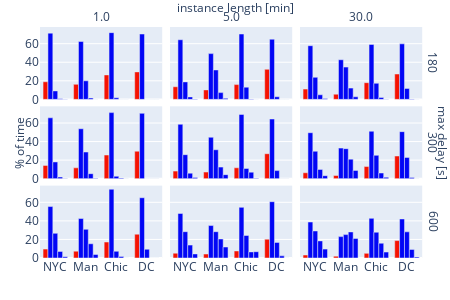

This figure's notebook cell:
### Code cell
def get_occupancy_histogram(width: int, height: int, oc_df: pd.DataFrame) -> go.Figure:
    fig = px.bar(
        oc_df,
        x="area",
        y="percent",
        facet_row="max_delay",
        facet_col="duration_minutes",
        color="oc_str",
        barmode='group',
        width=width,
        height=height,
        color_discrete_sequence=['#f51302', '#0206f5', '#0206f5', '#0206f5', '#0206f5', '#0206f5'],
    )

    # fig.update_yaxes(matches=None)
    # make the facet labels nicer
    fig.for_each_annotation(lambda a: a.update(text=a.text.split("=")[-1]))

    # shared axes titles
    fig.for_each_yaxis(lambda y: y.update(title = ''))
    fig.add_annotation(x=-0.08, y=0.5, text="% of time", textangle=-90, xref="paper", yref="paper", showarrow=False)
    fig.for_each_xaxis(lambda y: y.update(title = ''))
    # fig.add_annotation(x=0.5, y=-0.12, text="Occupancy",  xref="paper", yref="paper", showarrow=False)

    fig.add_annotation(x=1.06, y=0.5, text="max delay [s]", textangle=90, xref="paper", yref="paper", showarrow=False)
    fig.add_annotation(x=0.5, y=1.13, text="instance length [min]",  xref="paper", yref="paper", showarrow=False)


# legend style
    fig.update_layout(
        showlegend=False
        # orientation="h",
        # title="Occupancy:",
        # y=1.18,
        # xanchor="center",
        # x=0.5,
    )

    # ticks for all occupancy values
    # fig.update_xaxes(dtick=1)

    # custom city tick labels
    fig.update_xaxes(tickvals=[0, 1, 2, 3], ticktext=['NYC', 'Man', 'Chic', 'DC'])
    # fig.for_each_xaxis(lambda x: x.update(ticktext=['NYC, Man, Ch, DC']))


    fig.update_layout(
        margin=dict(l=0,r=20,b=0,t=27)
    )

    return fig

fig = get_occupancy_histogram(450, 300, occupancy_df_ih_red)
fig

### Figure 1 — Plotly figure (JSON) as saved in the notebook; plotly's stock layout.template omitted (floating-point values rounded to 4 significant figures)
{"data": [{"alignmentgroup": "True", "hovertemplate": "oc_str=0<br>max_delay=180<br>duration_minutes=1.0<br>area=%{x}<br>percent=%{y}<extra></extra>", "legendgroup": "0", "marker": {"color": "#f51302", "pattern": {"shape": ""}}, "name": "0", "offsetgroup": "0", "orientation": "v", "showlegend": true, "textposition": "auto", "x": ["NYC", "Manhattan", "Chicago", "DC"], "xaxis": "x7", "y": [18.96, 16.2, 26.35, 29.61], "yaxis": "y7", "type": "bar"}, {"alignmentgroup": "True", "hovertemplate": "oc_str=0<br>max_delay=180<br>duration_minutes=5.0<br>area=%{x}<br>percent=%{y}<extra></extra>", "legendgroup": "0", "marker": {"color": "#f51302", "pattern": {"shape": ""}}, "name": "0", "offsetgroup": "0", "orientation": "v", "showlegend": false, "textposition": "auto", "x": ["NYC", "Manhattan", "Chicago", "DC"], "xaxis": "x8", "y": [13.6, 10.24, 15.93, 32.38], "yaxis": "y8", "type": "bar"}, {"alignmentgroup": "True", "hovertemplate": "oc_str=0<br>max_delay=180<br>duration_minutes=30.0<br>area=%{x}<br>percent=%{y}<extra></extra>", "legendgroup": "0", "marker": {"color": "#f51302", "pattern": {"shape": ""}}, "name": "0", "offsetgroup": "0", "orientation": "v", "showlegend": false, "textposition": "auto", "x": ["NYC", "Manhattan", "Chicago", "DC"], "xaxis": "x9", "y": [11.06, 5.605, 17.96, 27.34], "yaxis": "y9", "type": "bar"}, {"alignmentgroup": "True", "hovertemplate": "oc_str=0<br>max_delay=300<br>duration_minutes=1.0<br>area=%{x}<br>percent=%{y}<extra></extra>", "legendgroup": "0", "marker": {"color": "#f51302", "pattern": {"shape": ""}}, "name": "0", "offsetgroup": "0", "orientation": "v", "showlegend": false, "textposition": "auto", "x": ["NYC", "Manhattan", "Chicago", "DC"], "xaxis": "x4", "y": [14.32, 11.69, 25.5, 29.61], "yaxis": "y4", "type": "bar"}, {"alignmentgroup": "True", "hovertemplate": "oc_str=0<br>max_delay=300<br>duration_minutes=5.0<br>area=%{x}<br>percent=%{y}<extra></extra>", "legendgroup": "0", "marker": {"color": "#f51302", "pattern": {"shape": ""}}, "name": "0", "offsetgroup": "0", "orientation": "v", "showlegend": false, "textposition": "auto", "x": ["NYC", "Manhattan", "Chicago", "DC"], "xaxis": "x5", "y": [8.168, 7.138, 11.73, 26.9], "yaxis": "y5", "type": "bar"}, {"alignmentgroup": "True", "hovertemplate": "oc_str=0<br>max_delay=300<br>duration_minutes=30.0<br>area=%{x}<br>percent=%{y}<extra></extra>", "legendgroup": "0", "marker": {"color": "#f51302", "pattern": {"shape": ""}}, "name": "0", "offsetgroup": "0", "orientation": "v", "showlegend": false, "textposition": "auto", "x": ["NYC", "Manhattan", "Chicago", "DC"], "xaxis": "x6", "y": [6.393, 3.443, 13.08, 24.44], "yaxis": "y6", "type": "bar"}, {"alignmentgroup": "True", "hovertemplate": "oc_str=0<br>max_delay=600<br>duration_minutes=1.0<br>area=%{x}<br>percent=%{y}<extra></extra>", "legendgroup": "0", "marker": {"color": "#f51302", "pattern": {"shape": ""}}, "name": "0", "offsetgroup": "0", "orientation": "v", "showlegend": false, "textposition": "auto", "x": ["NYC", "Manhattan", "Chicago", "DC"], "xaxis": "x", "y": [9.577, 7.401, 17.2, 25.64], "yaxis": "y", "type": "bar"}, {"alignmentgroup": "True", "hovertemplate": "oc_str=0<br>max_delay=600<br>duration_minutes=5.0<br>area=%{x}<br>percent=%{y}<extra></extra>", "legendgroup": "0", "marker": {"color": "#f51302", "pattern": {"shape": ""}}, "name": "0", "offsetgroup": "0", "orientation": "v", "showlegend": false, "textposition": "auto", "x": ["NYC", "Manhattan", "Chicago", "DC"], "xaxis": "x2", "y": [5.194, 4.279, 7.599, 20.25], "yaxis": "y2", "type": "bar"}, {"alignmentgroup": "True", "hovertemplate": "oc_str=0<br>max_delay=600<br>duration_minutes=30.0<br>area=%{x}<br>percent=%{y}<extra></extra>", "legendgroup": "0", "marker": {"color": "#f51302", "pattern": {"shape": ""}}, "name": "0", "offsetgroup": "0", "orientation": "v", "showlegend": false, "textposition": "auto", "x": ["NYC", "Manhattan", "Chicago", "DC"], "xaxis": "x3", "y": [3.209, 2.01, 4.986, 18.75], "yaxis": "y3", "type": "bar"}, {"alignmentgroup": "True", "hovertemplate": "oc_str=1<br>max_delay=180<br>duration_minutes=1.0<br>area=%{x}<br>percent=%{y}<extra></extra>", "legendgroup": "1", "marker": {"color": "#0206f5", "pattern": {"shape": ""}}, "name": "1", "offsetgroup": "1", "orientation": "v", "showlegend": true, "textposition": "auto", "x": ["NYC", "Manhattan", "Chicago", "DC"], "xaxis": "x7", "y": [71.35, 62.36, 71.9, 70.39], "yaxis": "y7", "type": "bar"}, {"alignmentgroup": "True", "hovertemplate": "oc_str=1<br>max_delay=180<br>duration_minutes=5.0<br>area=%{x}<br>percent=%{y}<extra></extra>", "legendgroup": "1", "marker": {"color": "#0206f5", "pattern": {"shape": ""}}, "name": "1", "offsetgroup": "1", "orientation": "v", "showlegend": false, "textposition": "auto", "x": ["NYC", "Manhattan", "Chicago", "DC"], "xaxis": "x8", "y": [64.25, 49.29, 70.39, 64.82], "yaxis": "y8", "type": "bar"}, {"alignmentgroup": "True", "hovertemplate": "oc_str=1<br>max_delay=180<br>duration_minutes=30.0<br>area=%{x}<br>percent=%{y}<extra></extra>", "legendgroup": "1", "marker": {"color": "#0206f5", "pattern": {"shape": ""}}, "name": "1", "offsetgroup": "1", "orientation": "v", "showlegend": false, "textposition": "auto", "x": ["NYC", "Manhattan", "Chicago", "DC"], "xaxis": "x9", "y": [57.81, 42.72, 59.18, 59.82], "yaxis": "y9", "type": "bar"}, {"alignmentgroup": "True", "hovertemplate": "oc_str=1<br>max_delay=300<br>duration_minutes=1.0<br>area=%{x}<br>percent=%{y}<extra></extra>", "legendgroup": "1", "marker": {"color": "#0206f5", "pattern": {"shape": ""}}, "name": "1", "offsetgroup": "1", "orientation": "v", "showlegend": false, "textposition": "auto", "x": ["NYC", "Manhattan", "Chicago", "DC"], "xaxis": "x4", "y": [65.58, 53.79, 71.16, 70.39], "yaxis": "y4", "type": "bar"}, {"alignmentgroup": "True", "hovertemplate": "oc_str=1<br>max_delay=300<br>duration_minutes=5.0<br>area=%{x}<br>percent=%{y}<extra></extra>", "legendgroup": "1", "marker": {"color": "#0206f5", "pattern": {"shape": ""}}, "name": "1", "offsetgroup": "1", "orientation": "v", "showlegend": false, "textposition": "auto", "x": ["NYC", "Manhattan", "Chicago", "DC"], "xaxis": "x5", "y": [58.59, 44.62, 69.23, 64.29], "yaxis": "y5", "type": "bar"}, {"alignmentgroup": "True", "hovertemplate": "oc_str=1<br>max_delay=300<br>duration_minutes=30.0<br>area=%{x}<br>percent=%{y}<extra></extra>", "legendgroup": "1", "marker": {"color": "#0206f5", "pattern": {"shape": ""}}, "name": "1", "offsetgroup": "1", "orientation": "v", "showlegend": false, "textposition": "auto", "x": ["NYC", "Manhattan", "Chicago", "DC"], "xaxis": "x6", "y": [49.53, 32.94, 51.09, 50.69], "yaxis": "y6", "type": "bar"}, {"alignmentgroup": "True", "hovertemplate": "oc_str=1<br>max_delay=600<br>duration_minutes=1.0<br>area=%{x}<br>percent=%{y}<extra></extra>", "legendgroup": "1", "marker": {"color": "#0206f5", "pattern": {"shape": ""}}, "name": "1", "offsetgroup": "1", "orientation": "v", "showlegend": false, "textposition": "auto", "x": ["NYC", "Manhattan", "Chicago", "DC"], "xaxis": "x", "y": [55.4, 42.53, 74.06, 64.91], "yaxis": "y", "type": "bar"}, {"alignmentgroup": "True", "hovertemplate": "oc_str=1<br>max_delay=600<br>duration_minutes=5.0<br>area=%{x}<br>percent=%{y}<extra></extra>", "legendgroup": "1", "marker": {"color": "#0206f5", "pattern": {"shape": ""}}, "name": "1", "offsetgroup": "1", "orientation": "v", "showlegend": false, "textposition": "auto", "x": ["NYC", "Manhattan", "Chicago", "DC"], "xaxis": "x2", "y": [48.0, 34.94, 54.53, 60.65], "yaxis": "y2", "type": "bar"}, {"alignmentgroup": "True", "hovertemplate": "oc_str=1<br>max_delay=600<br>duration_minutes=30.0<br>area=%{x}<br>percent=%{y}<extra></extra>", "legendgroup": "1", "marker": {"color": "#0206f5", "pattern": {"shape": ""}}, "name": "1", "offsetgroup": "1", "orientation": "v", "showlegend": false, "textposition": "auto", "x": ["NYC", "Manhattan", "Chicago", "DC"], "xaxis": "x3", "y": [38.75, 23.03, 42.7, 42.08], "yaxis": "y3", "type": "bar"}, {"alignmentgroup": "True", "hovertemplate": "oc_str=2<br>max_delay=180<br>duration_minutes=1.0<br>area=%{x}<br>percent=%{y}<extra></extra>", "legendgroup": "2", "marker": {"color": "#0206f5", "pattern": {"shape": ""}}, "name": "2", "offsetgroup": "2", "orientation": "v", "showlegend": true, "textposition": "auto", "x": ["NYC", "Manhattan", "Chicago", "DC"], "xaxis": "x7", "y": [9.129, 20.01, 1.752, 0.0], "yaxis": "y7", "type": "bar"}, {"alignmentgroup": "True", "hovertemplate": "oc_str=2<br>max_delay=180<br>duration_minutes=5.0<br>area=%{x}<br>percent=%{y}<extra></extra>", "legendgroup": "2", "marker": {"color": "#0206f5", "pattern": {"shape": ""}}, "name": "2", "offsetgroup": "2", "orientation": "v", "showlegend": false, "textposition": "auto", "x": ["NYC", "Manhattan", "Chicago", "DC"], "xaxis": "x8", "y": [18.85, 31.71, 13.16, 2.799], "yaxis": "y8", "type": "bar"}, {"alignmentgroup": "True", "hovertemplate": "oc_str=2<br>max_delay=180<br>duration_minutes=30.0<br>area=%{x}<br>percent=%{y}<extra></extra>", "legendgroup": "2", "marker": {"color": "#0206f5", "pattern": {"shape": ""}}, "name": "2", "offsetgroup": "2", "orientation": "v", "showlegend": false, "textposition": "auto", "x": ["NYC", "Manhattan", "Chicago", "DC"], "xaxis": "x9", "y": [23.77, 34.77, 17.33, 11.85], "yaxis": "y9", "type": "bar"}, {"alignmentgroup": "True", "hovertemplate": "oc_str=2<br>max_delay=300<br>duration_minutes=1.0<br>area=%{x}<br>percent=%{y}<extra></extra>", "legendgroup": "2", "marker": {"color": "#0206f5", "pattern": {"shape": ""}}, "name": "2", "offsetgroup": "2", "orientation": "v", "showlegend": false, "textposition": "auto", "x": ["NYC", "Manhattan", "Chicago", "DC"], "xaxis": "x4", "y": [18.05, 28.73, 2.628, 0.0], "yaxis": "y4", "type": "bar"}, {"alignmentgroup": "True", "hovertemplate": "oc_str=2<br>max_delay=300<br>duration_minutes=5.0<br>area=%{x}<br>percent=%{y}<extra></extra>", "legendgroup": "2", "marker": {"color": "#0206f5", "pattern": {"shape": ""}}, "name": "2", "offsetgroup": "2", "orientation": "v", "showlegend": false, "textposition": "auto", "x": ["NYC", "Manhattan", "Chicago", "DC"], "xaxis": "x5", "y": [25.88, 31.17, 11.05, 8.711], "yaxis": "y5", "type": "bar"}, {"alignmentgroup": "True", "hovertemplate": "oc_str=2<br>max_delay=300<br>duration_minutes=30.0<br>area=%{x}<br>percent=%{y}<extra></extra>", "legendgroup": "2", "marker": {"color": "#0206f5", "pattern": {"shape": ""}}, "name": "2", "offsetgroup": "2", "orientation": "v", "showlegend": false, "textposition": "auto", "x": ["NYC", "Manhattan", "Chicago", "DC"], "xaxis": "x6", "y": [29.55, 32.34, 25.16, 22.95], "yaxis": "y6", "type": "bar"}, {"alignmentgroup": "True", "hovertemplate": "oc_str=2<br>max_delay=600<br>duration_minutes=1.0<br>area=%{x}<br>percent=%{y}<extra></extra>", "legendgroup": "2", "marker": {"color": "#0206f5", "pattern": {"shape": ""}}, "name": "2", "offsetgroup": "2", "orientation": "v", "showlegend": false, "textposition": "auto", "x": ["NYC", "Manhattan", "Chicago", "DC"], "xaxis": "x", "y": [26.58, 30.91, 7.227, 9.442], "yaxis": "y", "type": "bar"}, {"alignmentgroup": "True", "hovertemplate": "oc_str=2<br>max_delay=600<br>duration_minutes=5.0<br>area=%{x}<br>percent=%{y}<extra></extra>", "legendgroup": "2", "marker": {"color": "#0206f5", "pattern": {"shape": ""}}, "name": "2", "offsetgroup": "2", "orientation": "v", "showlegend": false, "textposition": "auto", "x": ["NYC", "Manhattan", "Chicago", "DC"], "xaxis": "x2", "y": [28.35, 28.34, 24.28, 16.8], "yaxis": "y2", "type": "bar"}, {"alignmentgroup": "True", "hovertemplate": "oc_str=2<br>max_delay=600<br>duration_minutes=30.0<br>area=%{x}<br>percent=%{y}<extra></extra>", "legendgroup": "2", "marker": {"color": "#0206f5", "pattern": {"shape": ""}}, "name": "2", "offsetgroup": "2", "orientation": "v", "showlegend": false, "textposition": "auto", "x": ["NYC", "Manhattan", "Chicago", "DC"], "xaxis": "x3", "y": [29.12, 25.21, 27.77, 28.17], "yaxis": "y3", "type": "bar"}, {"alignmentgroup": "True", "hovertemplate": "oc_str=3<br>max_delay=180<br>duration_minutes=1.0<br>area=%{x}<br>percent=%{y}<extra></extra>", "legendgroup": "3", "marker": {"color": "#0206f5", "pattern": {"shape": ""}}, "name": "3", "offsetgroup": "3", "orientation": "v", "showlegend": true, "textposition": "auto", "x": ["NYC", "Manhattan", "Chicago", "DC"], "xaxis": "x7", "y": [0.544, 1.423, 0.0, 0.0], "yaxis": "y7", "type": "bar"}, {"alignmentgroup": "True", "hovertemplate": "oc_str=3<br>max_delay=180<br>duration_minutes=5.0<br>area=%{x}<br>percent=%{y}<extra></extra>", "legendgroup": "3", "marker": {"color": "#0206f5", "pattern": {"shape": ""}}, "name": "3", "offsetgroup": "3", "orientation": "v", "showlegend": false, "textposition": "auto", "x": ["NYC", "Manhattan", "Chicago", "DC"], "xaxis": "x8", "y": [2.676, 7.283, 0.3109, 0.0], "yaxis": "y8", "type": "bar"}, {"alignmentgroup": "True", "hovertemplate": "oc_str=3<br>max_delay=180<br>duration_minutes=30.0<br>area=%{x}<br>percent=%{y}<extra></extra>", "legendgroup": "3", "marker": {"color": "#0206f5", "pattern": {"shape": ""}}, "name": "3", "offsetgroup": "3", "orientation": "v", "showlegend": false, "textposition": "auto", "x": ["NYC", "Manhattan", "Chicago", "DC"], "xaxis": "x9", "y": [4.946, 12.15, 2.098, 0.3587], "yaxis": "y9", "type": "bar"}, {"alignmentgroup": "True", "hovertemplate": "oc_str=3<br>max_delay=300<br>duration_minutes=1.0<br>area=%{x}<br>percent=%{y}<extra></extra>", "legendgroup": "3", "marker": {"color": "#0206f5", "pattern": {"shape": ""}}, "name": "3", "offsetgroup": "3", "orientation": "v", "showlegend": false, "textposition": "auto", "x": ["NYC", "Manhattan", "Chicago", "DC"], "xaxis": "x4", "y": [1.775, 5.398, 0.7126, 0.0], "yaxis": "y4", "type": "bar"}, {"alignmentgroup": "True", "hovertemplate": "oc_str=3<br>max_delay=300<br>duration_minutes=5.0<br>area=%{x}<br>percent=%{y}<extra></extra>", "legendgroup": "3", "marker": {"color": "#0206f5", "pattern": {"shape": ""}}, "name": "3", "offsetgroup": "3", "orientation": "v", "showlegend": false, "textposition": "auto", "x": ["NYC", "Manhattan", "Chicago", "DC"], "xaxis": "x5", "y": [5.959, 12.47, 7.023, 0.0], "yaxis": "y5", "type": "bar"}, {"alignmentgroup": "True", "hovertemplate": "oc_str=3<br>max_delay=300<br>duration_minutes=30.0<br>area=%{x}<br>percent=%{y}<extra></extra>", "legendgroup": "3", "marker": {"color": "#0206f5", "pattern": {"shape": ""}}, "name": "3", "offsetgroup": "3", "orientation": "v", "showlegend": false, "textposition": "auto", "x": ["NYC", "Manhattan", "Chicago", "DC"], "xaxis": "x6", "y": [10.02, 21.06, 6.126, 1.357], "yaxis": "y6", "type": "bar"}, {"alignmentgroup": "True", "hovertemplate": "oc_str=3<br>max_delay=600<br>duration_minutes=1.0<br>area=%{x}<br>percent=%{y}<extra></extra>", "legendgroup": "3", "marker": {"color": "#0206f5", "pattern": {"shape": ""}}, "name": "3", "offsetgroup": "3", "orientation": "v", "showlegend": false, "textposition": "auto", "x": ["NYC", "Manhattan", "Chicago", "DC"], "xaxis": "x", "y": [7.125, 15.34, 1.51, 0.0], "yaxis": "y", "type": "bar"}, {"alignmentgroup": "True", "hovertemplate": "oc_str=3<br>max_delay=600<br>duration_minutes=5.0<br>area=%{x}<br>percent=%{y}<extra></extra>", "legendgroup": "3", "marker": {"color": "#0206f5", "pattern": {"shape": ""}}, "name": "3", "offsetgroup": "3", "orientation": "v", "showlegend": false, "textposition": "auto", "x": ["NYC", "Manhattan", "Chicago", "DC"], "xaxis": "x2", "y": [13.89, 20.5, 6.581, 2.302], "yaxis": "y2", "type": "bar"}, {"alignmentgroup": "True", "hovertemplate": "oc_str=3<br>max_delay=600<br>duration_minutes=30.0<br>area=%{x}<br>percent=%{y}<extra></extra>", "legendgroup": "3", "marker": {"color": "#0206f5", "pattern": {"shape": ""}}, "name": "3", "offsetgroup": "3", "orientation": "v", "showlegend": false, "textposition": "auto", "x": ["NYC", "Manhattan", "Chicago", "DC"], "xaxis": "x3", "y": [18.43, 28.09, 15.92, 9.256], "yaxis": "y3", "type": "bar"}, {"alignmentgroup": "True", "hovertemplate": "oc_str=4<br>max_delay=180<br>duration_minutes=1.0<br>area=%{x}<br>percent=%{y}<extra></extra>", "legendgroup": "4", "marker": {"color": "#0206f5", "pattern": {"shape": ""}}, "name": "4", "offsetgroup": "4", "orientation": "v", "showlegend": true, "textposition": "auto", "x": ["NYC", "Manhattan", "Chicago", "DC"], "xaxis": "x7", "y": [0.01514, 0.0, 0.0, 0.0], "yaxis": "y7", "type": "bar"}, {"alignmentgroup": "True", "hovertemplate": "oc_str=4<br>max_delay=180<br>duration_minutes=5.0<br>area=%{x}<br>percent=%{y}<extra></extra>", "legendgroup": "4", "marker": {"color": "#0206f5", "pattern": {"shape": ""}}, "name": "4", "offsetgroup": "4", "orientation": "v", "showlegend": false, "textposition": "auto", "x": ["NYC", "Manhattan", "Chicago", "DC"], "xaxis": "x8", "y": [0.3286, 1.088, 0.0, 0.0], "yaxis": "y8", "type": "bar"}, {"alignmentgroup": "True", "hovertemplate": "oc_str=4<br>max_delay=180<br>duration_minutes=30.0<br>area=%{x}<br>percent=%{y}<extra></extra>", "legendgroup": "4", "marker": {"color": "#0206f5", "pattern": {"shape": ""}}, "name": "4", "offsetgroup": "4", "orientation": "v", "showlegend": false, "textposition": "auto", "x": ["NYC", "Manhattan", "Chicago", "DC"], "xaxis": "x9", "y": [0.9213, 2.78, 0.2332, 0.0], "yaxis": "y9", "type": "bar"}, {"alignmentgroup": "True", "hovertemplate": "oc_str=4<br>max_delay=300<br>duration_minutes=1.0<br>area=%{x}<br>percent=%{y}<extra></extra>", "legendgroup": "4", "marker": {"color": "#0206f5", "pattern": {"shape": ""}}, "name": "4", "offsetgroup": "4", "orientation": "v", "showlegend": false, "textposition": "auto", "x": ["NYC", "Manhattan", "Chicago", "DC"], "xaxis": "x4", "y": [0.268, 0.3662, 0.0, 0.0], "yaxis": "y4", "type": "bar"}, {"alignmentgroup": "True", "hovertemplate": "oc_str=4<br>max_delay=300<br>duration_minutes=5.0<br>area=%{x}<br>percent=%{y}<extra></extra>", "legendgroup": "4", "marker": {"color": "#0206f5", "pattern": {"shape": ""}}, "name": "4", "offsetgroup": "4", "orientation": "v", "showlegend": false, "textposition": "auto", "x": ["NYC", "Manhattan", "Chicago", "DC"], "xaxis": "x5", "y": [1.169, 4.367, 0.5728, 0.0], "yaxis": "y5", "type": "bar"}, {"alignmentgroup": "True", "hovertemplate": "oc_str=4<br>max_delay=300<br>duration_minutes=30.0<br>area=%{x}<br>percent=%{y}<extra></extra>", "legendgroup": "4", "marker": {"color": "#0206f5", "pattern": {"shape": ""}}, "name": "4", "offsetgroup": "4", "orientation": "v", "showlegend": false, "textposition": "auto", "x": ["NYC", "Manhattan", "Chicago", "DC"], "xaxis": "x6", "y": [3.217, 8.913, 1.533, 0.0], "yaxis": "y6", "type": "bar"}, {"alignmentgroup": "True", "hovertemplate": "oc_str=4<br>max_delay=600<br>duration_minutes=1.0<br>area=%{x}<br>percent=%{y}<extra></extra>", "legendgroup": "4", "marker": {"color": "#0206f5", "pattern": {"shape": ""}}, "name": "4", "offsetgroup": "4", "orientation": "v", "showlegend": false, "textposition": "auto", "x": ["NYC", "Manhattan", "Chicago", "DC"], "xaxis": "x", "y": [1.297, 3.811, 0.0, 0.0], "yaxis": "y", "type": "bar"}, {"alignmentgroup": "True", "hovertemplate": "oc_str=4<br>max_delay=600<br>duration_minutes=5.0<br>area=%{x}<br>percent=%{y}<extra></extra>", "legendgroup": "4", "marker": {"color": "#0206f5", "pattern": {"shape": ""}}, "name": "4", "offsetgroup": "4", "orientation": "v", "showlegend": false, "textposition": "auto", "x": ["NYC", "Manhattan", "Chicago", "DC"], "xaxis": "x2", "y": [4.398, 11.82, 6.796, 0.0], "yaxis": "y2", "type": "bar"}, {"alignmentgroup": "True", "hovertemplate": "oc_str=4<br>max_delay=600<br>duration_minutes=30.0<br>area=%{x}<br>percent=%{y}<extra></extra>", "legendgroup": "4", "marker": {"color": "#0206f5", "pattern": {"shape": ""}}, "name": "4", "offsetgroup": "4", "orientation": "v", "showlegend": false, "textposition": "auto", "x": ["NYC", "Manhattan", "Chicago", "DC"], "xaxis": "x3", "y": [9.587, 21.1, 6.413, 1.081], "yaxis": "y3", "type": "bar"}], "layout": {"xaxis": {"anchor": "y", "domain": [0.0, 0.3133], "title": {"text": ""}, "tickvals": [0, 1, 2, 3], "ticktext": ["NYC", "Man", "Chic", "DC"]}, "yaxis": {"anchor": "x", "domain": [0.0, 0.3133], "title": {"text": ""}}, "xaxis2": {"anchor": "y2", "domain": [0.3333, 0.6467], "matches": "x", "title": {"text": ""}, "tickvals": [0, 1, 2, 3], "ticktext": ["NYC", "Man", "Chic", "DC"]}, "yaxis2": {"anchor": "x2", "domain": [0.0, 0.3133], "matches": "y", "showticklabels": false, "title": {"text": ""}}, "xaxis3": {"anchor": "y3", "domain": [0.6667, 0.98], "matches": "x", "title": {"text": ""}, "tickvals": [0, 1, 2, 3], "ticktext": ["NYC", "Man", "Chic", "DC"]}, "yaxis3": {"anchor": "x3", "domain": [0.0, 0.3133], "matches": "y", "showticklabels": false, "title": {"text": ""}}, "xaxis4": {"anchor": "y4", "domain": [0.0, 0.3133], "matches": "x", "showticklabels": false, "title": {"text": ""}, "tickvals": [0, 1, 2, 3], "ticktext": ["NYC", "Man", "Chic", "DC"]}, "yaxis4": {"anchor": "x4", "domain": [0.3433, 0.6567], "matches": "y", "title": {"text": ""}}, "xaxis5": {"anchor": "y5", "domain": [0.3333, 0.6467], "matches": "x", "showticklabels": false, "title": {"text": ""}, "tickvals": [0, 1, 2, 3], "ticktext": ["NYC", "Man", "Chic", "DC"]}, "yaxis5": {"anchor": "x5", "domain": [0.3433, 0.6567], "matches": "y", "showticklabels": false, "title": {"text": ""}}, "xaxis6": {"anchor": "y6", "domain": [0.6667, 0.98], "matches": "x", "showticklabels": false, "title": {"text": ""}, "tickvals": [0, 1, 2, 3], "ticktext": ["NYC", "Man", "Chic", "DC"]}, "yaxis6": {"anchor": "x6", "domain": [0.3433, 0.6567], "matches": "y", "showticklabels": false, "title": {"text": ""}}, "xaxis7": {"anchor": "y7", "domain": [0.0, 0.3133], "matches": "x", "showticklabels": false, "title": {"text": ""}, "tickvals": [0, 1, 2, 3], "ticktext": ["NYC", "Man", "Chic", "DC"]}, "yaxis7": {"anchor": "x7", "domain": [0.6867, 1.0], "matches": "y", "title": {"text": ""}}, "xaxis8": {"anchor": "y8", "domain": [0.3333, 0.6467], "matches": "x", "showticklabels": false, "title": {"text": ""}, "tickvals": [0, 1, 2, 3], "ticktext": ["NYC", "Man", "Chic", "DC"]}, "yaxis8": {"anchor": "x8", "domain": [0.6867, 1.0], "matches": "y", "showticklabels": false, "title": {"text": ""}}, "xaxis9": {"anchor": "y9", "domain": [0.6667, 0.98], "matches": "x", "showticklabels": false, "title": {"text": ""}, "tickvals": [0, 1, 2, 3], "ticktext": ["NYC", "Man", "Chic", "DC"]}, "yaxis9": {"anchor": "x9", "domain": [0.6867, 1.0], "matches": "y", "showticklabels": false, "title": {"text": ""}}, "annotations": [{"showarrow": false, "text": "1.0", "x": 0.1567, "xanchor": "center", "xref": "paper", "y": 1.0, "yanchor": "bottom", "yref": "paper"}, {"showarrow": false, "text": "5.0", "x": 0.49, "xanchor": "center", "xref": "paper", "y": 1.0, "yanchor": "bottom", "yref": "paper"}, {"showarrow": false, "text": "30.0", "x": 0.8233, "xanchor": "center", "xref": "paper", "y": 1.0, "yanchor": "bottom", "yref": "paper"}, {"showarrow": false, "text": "600", "textangle": 90, "x": 0.98, "xanchor": "left", "xref": "paper", "y": 0.1567, "yanchor": "middle", "yref": "paper"}, {"showarrow": false, "text": "300", "textangle": 90, "x": 0.98, "xanchor": "left", "xref": "paper", "y": 0.5, "yanchor": "middle", "yref": "paper"}, {"showarrow": false, "text": "180", "textangle": 90, "x": 0.98, "xanchor": "left", "xref": "paper", "y": 0.8433, "yanchor": "middle", "yref": "paper"}, {"showarrow": false, "text": "% of time", "textangle": -90, "x": -0.08, "xref": "paper", "y": 0.5, "yref": "paper"}, {"showarrow": false, "text": "max delay [s]", "textangle": 90, "x": 1.06, "xref": "paper", "y": 0.5, "yref": "paper"}, {"showarrow": false, "text": "instance length [min]", "x": 0.5, "xref": "paper", "y": 1.13, "yref": "paper"}], "legend": {"title": {"text": "oc_str"}, "tracegroupgap": 0}, "margin": {"t": 27, "l": 0, "r": 20, "b": 0}, "barmode": "group", "height": 300, "width": 450, "showlegend": false}}
